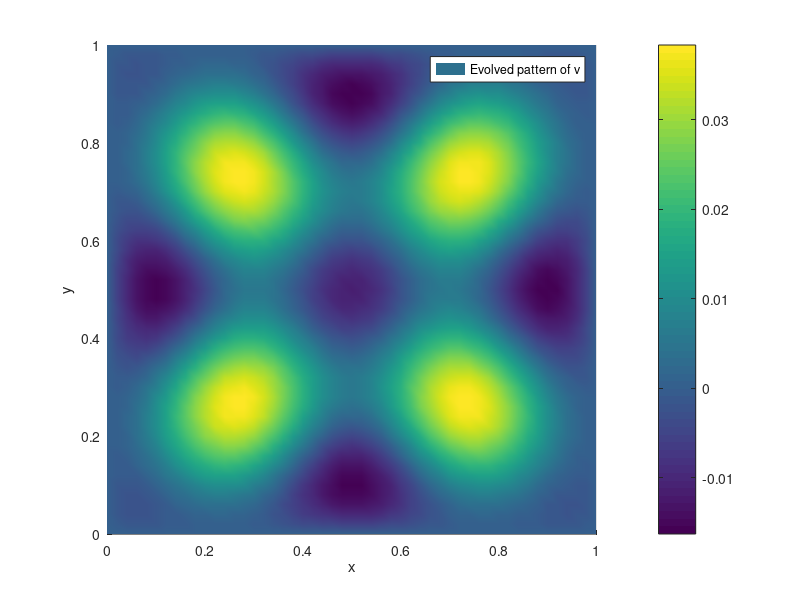

Here is the MATLAB script that generated this plot:
%% This script solves schnakenberg reaction kinetics on a fixed square.
% Wakil Sarfaraz   30/11/15
clear all;
tic
xmax = 1;
tm = 1;
dt = 0.01;
M = tm/dt;

du = 1;
dv = 5;
a = 0.1;
b = 0.9;
gam = 10.49;

N = 50; 
X = linspace(0,xmax,N+1);
T = linspace(0, tm,M+1); 
[x, y] = meshgrid(X,X); 
                       
x =x(:);  
y =y(:);  
NNODES = (N+1)^2;



U = zeros(NNODES,1);
V = zeros(NNODES,1);



  
NTRI = 2*N^2;  
LNODES = zeros(NTRI,3); 
for i = 1:N
    for j = 1: N
        LNODES(i+2*(j-1)*N,1) = i+(j-1)*(N+1);
        LNODES(i+2*(j-1)*N,2) = i+j*(N+1); 
        LNODES(i+2*(j-1)*N,3) = (i+1)+(j-1)*(N+1); 
        
        LNODES(i+N+2*(j-1)*N,1) = i+1+j*(N+1); 
        LNODES(i+N+2*(j-1)*N,2) = (i+1)+(j-1)*(N+1);
        LNODES(i+N+2*(j-1)*N,3) = i+j*(N+1);
                                   
    end
end

for i = 1 : NNODES
    if (x(i)==0 || x(i)==xmax || y(i)==0 || y(i)==xmax)
        U(i) = 0;
        V(i) = 0;
    else
    U(i) = a + b + 0.001*exp(-100*(abs(sin((x(i)-0.5)^2+(y(i)-1/3)^2))));
    V(i) = a + b + 0.001*abs(sin(-100*((x(i)-0.5)^2+(y(i)-1/3)^2)));
  
    %V(i) = b/(a+b)^2; 
    end
end
ui = [min(U) max(U)]
vi = [min(V) max(V)]
% figure(1)
% title ('Schnakenberg Kinetics with Du=40, Dv=2, gamma=500')
% subplot (2,2,1)
% trisurf(LNODES,x,y,U(:,:))
% xlabel('x')
% ylabel('y')
% view(2)
% %title('Initial pattern of u')
% legend('Initial u')
% shading interp
% axis equal tight
% subplot(2,2,2)
% trisurf(LNODES,x,y,V(:,:))
% xlabel('x')
% ylabel('y')
% view(2)
% %title('Initial pattern of v')
% legend('Initial v')
% shading interp
% axis equal tight



SPSM = sparse(NNODES, NNODES);
SPMM = sparse(NNODES, NNODES);
SPC = sparse(NNODES,NNODES);
SPD =sparse (NNODES,NNODES);

UG = zeros(NNODES,1);
VG = zeros(NNODES,1);

RHSU = zeros(NNODES,1);         
RHSV = zeros(NNODES,1);

for n = 1: NTRI
    r1 = [x(LNODES(n,1)) y(LNODES(n,1))];
    r2 = [x(LNODES(n,2)) y(LNODES(n,2))];
    r3 = [x(LNODES(n,3)) y(LNODES(n,3))];
    J = [r2(1)-r1(1) r2(2)-r1(2); r3(1)-r1(1) r3(2)-r1(2)]; 
    
 StiffL = (1/(2*det(J)))* [(r2-r3)*(r2-r3)' (r2-r3)*(r3-r1)' (r2-r3)*(r1-r2)';... 
           (r2-r3)*(r3-r1)' (r3-r1)*(r3-r1)' (r3-r1)*(r1-r2)';...
           (r2-r3)*(r1-r2)' (r3-r1)*(r1-r2)' (r1-r2)*(r1-r2)']; 
       
 MassL = det(J)*[1/12 1/24 1/24; 1/24 1/12 1/24; 1/24 1/24 1/12]; 
 

 CL = det(J)/360*[12*U(LNODES(n,1))*V(LNODES(n,1))+3*(U(LNODES(n,1))*V(LNODES(n,2))+U(LNODES(n,2))*V(LNODES(n,1))+...
     U(LNODES(n,1))*V(LNODES(n,3))+U(LNODES(n,3))*V(LNODES(n,1)))+2*(U(LNODES(n,2))*V(LNODES(n,2))+U(LNODES(n,3))*V(LNODES(n,3)))+...
     U(LNODES(n,2))*V(LNODES(n,3))+U(LNODES(n,3))*V(LNODES(n,2)) 3*(U(LNODES(n,1))*V(LNODES(n,1))+U(LNODES(n,2))*V(LNODES(n,2)))+...
     2*(U(LNODES(n,1))*V(LNODES(n,2))+U(LNODES(n,2))*V(LNODES(n,1)))+V(LNODES(n,3))*(U(LNODES(n,1))+U(LNODES(n,2))+U(LNODES(n,3)))+...
     U(LNODES(n,3))*(V(LNODES(n,1))+V(LNODES(n,2))) 3*(U(LNODES(n,1))*V(LNODES(n,1))+U(LNODES(n,3))*V(LNODES(n,3)))+2*...
     (U(LNODES(n,1))*V(LNODES(n,3))+U(LNODES(n,3))*V(LNODES(n,1)))+V(LNODES(n,2))*(U(LNODES(n,1))+U(LNODES(n,2))+U(LNODES(n,3)))+...
     U(LNODES(n,2))*(V(LNODES(n,1))+V(LNODES(n,3))); 3*(U(LNODES(n,1))*V(LNODES(n,1))+U(LNODES(n,2))*V(LNODES(n,2)))+...
     2*(U(LNODES(n,1))*V(LNODES(n,2))+U(LNODES(n,2))*V(LNODES(n,1)))+V(LNODES(n,3))*(U(LNODES(n,1))+U(LNODES(n,2))+U(LNODES(n,3)))+...
     U(LNODES(n,3))*(V(LNODES(n,1))+V(LNODES(n,2))) 12*U(LNODES(n,2))*V(LNODES(n,2))+3*(U(LNODES(n,1))*V(LNODES(n,2))+U(LNODES(n,2))*V(LNODES(n,1))+...
     U(LNODES(n,2))*V(LNODES(n,3))+U(LNODES(n,3))*V(LNODES(n,2)))+2*(U(LNODES(n,1))*V(LNODES(n,1))+U(LNODES(n,3))*V(LNODES(n,3)))+...
     U(LNODES(n,1))*V(LNODES(n,3))+U(LNODES(n,3))*V(LNODES(n,1)) 3*(U(LNODES(n,2))*V(LNODES(n,2))+U(LNODES(n,3))*V(LNODES(n,3)))+...
     2*(U(LNODES(n,2))*V(LNODES(n,3))+U(LNODES(n,3))*V(LNODES(n,2)))+V(LNODES(n,1))*(U(LNODES(n,1))+U(LNODES(n,2))+U(LNODES(n,3)))+...
     U(LNODES(n,1))*(V(LNODES(n,2))+V(LNODES(n,3))); 3*(U(LNODES(n,1))*V(LNODES(n,1))+U(LNODES(n,3))*V(LNODES(n,3)))+2*...
     (U(LNODES(n,1))*V(LNODES(n,3))+U(LNODES(n,3))*V(LNODES(n,1)))+V(LNODES(n,2))*(U(LNODES(n,1))+U(LNODES(n,2))+U(LNODES(n,3)))+...
     U(LNODES(n,2))*(V(LNODES(n,1))+V(LNODES(n,3))) 3*(U(LNODES(n,2))*V(LNODES(n,2))+U(LNODES(n,3))*V(LNODES(n,3)))+...
     2*(U(LNODES(n,2))*V(LNODES(n,3))+U(LNODES(n,3))*V(LNODES(n,2)))+V(LNODES(n,1))*(U(LNODES(n,1))+U(LNODES(n,2))+U(LNODES(n,3)))+...
     U(LNODES(n,1))*(V(LNODES(n,2))+V(LNODES(n,3))) 12*U(LNODES(n,3))*V(LNODES(n,3))+3*(U(LNODES(n,1))*V(LNODES(n,3))+...
     U(LNODES(n,3))*V(LNODES(n,1))+U(LNODES(n,2))*V(LNODES(n,3))+U(LNODES(n,3))*V(LNODES(n,2)))+2*(U(LNODES(n,1))*V(LNODES(n,1))+...
     U(LNODES(n,2))*V(LNODES(n,2)))+U(LNODES(n,1))*V(LNODES(n,2))+U(LNODES(n,2))*V(LNODES(n,1))];
 

DL = det(J)/360*[12*U(LNODES(n,1))^2+6*(U(LNODES(n,1))*U(LNODES(n,2))+U(LNODES(n,1))*U(LNODES(n,3)))+2*(U(LNODES(n,2))^2+...
    U(LNODES(n,3))^2+U(LNODES(n,2))*U(LNODES(n,3))) 4*U(LNODES(n,1))*U(LNODES(n,2))+3*(U(LNODES(n,1))^2+U(LNODES(n,2))^2)+...
    2*(U(LNODES(n,1))*U(LNODES(n,3))+U(LNODES(n,2))*U(LNODES(n,3)))+U(LNODES(n,3))^2 4*U(LNODES(n,1))*U(LNODES(n,3))+...
    3*(U(LNODES(n,1))^2+U(LNODES(n,3))^2)+2*(U(LNODES(n,1))*U(LNODES(n,2))+U(LNODES(n,2))*U(LNODES(n,3)))+...
    U(LNODES(n,2))^2; 4*U(LNODES(n,1))*U(LNODES(n,2))+3*(U(LNODES(n,1))^2+U(LNODES(n,2))^2)+...
    2*(U(LNODES(n,1))*U(LNODES(n,3))+U(LNODES(n,2))*U(LNODES(n,3)))+U(LNODES(n,3))^2 12*U(LNODES(n,2))^2+...
    6*(U(LNODES(n,1))*U(LNODES(n,2))+U(LNODES(n,2))*U(LNODES(n,3)))+2*(U(LNODES(n,1))^2+U(LNODES(n,3))^2+...
    U(LNODES(n,1))*U(LNODES(n,3))) 4*U(LNODES(n,2))*U(LNODES(n,3))+3*(U(LNODES(n,2))^2+U(LNODES(n,3))^2)+...
    2*(U(LNODES(n,1))*U(LNODES(n,2))+U(LNODES(n,1))*U(LNODES(n,3)))+U(LNODES(n,1))^2; 4*U(LNODES(n,1))*U(LNODES(n,3))+...
    3*(U(LNODES(n,1))^2+U(LNODES(n,3))^2)+2*(U(LNODES(n,1))*U(LNODES(n,2))+U(LNODES(n,2))*U(LNODES(n,3)))+...
    U(LNODES(n,2))^2 4*U(LNODES(n,2))*U(LNODES(n,3))+3*(U(LNODES(n,2))^2+U(LNODES(n,3))^2)+...
    2*(U(LNODES(n,1))*U(LNODES(n,2))+U(LNODES(n,1))*U(LNODES(n,3)))+U(LNODES(n,1))^2 12*U(LNODES(n,3))^2+...
    6*(U(LNODES(n,1))*U(LNODES(n,3))+U(LNODES(n,2))*U(LNODES(n,3)))+2*(U(LNODES(n,1))^2+U(LNODES(n,2))^2+...
    U(LNODES(n,1))*U(LNODES(n,2)))];
    
 
 UL = a*det(J)*[1/6;1/6;1/6];
 VL = b*det(J)*[1/6;1/6;1/6];
   
   
   
   
       for i = 1 : 3 
           for j = 1:3  
               SPSM(LNODES(n,i),LNODES(n,j)) =SPSM(LNODES(n,i),LNODES(n,j))+ StiffL(i,j);
               SPMM(LNODES(n,i),LNODES(n,j)) =SPMM(LNODES(n,i),LNODES(n,j))+ MassL(i,j);
               SPC(LNODES(n,i),LNODES(n,j)) =  SPC(LNODES(n,i),LNODES(n,j))+ CL(i,j);
               SPD(LNODES(n,i),LNODES(n,j)) =  SPD(LNODES(n,i),LNODES(n,j))+ DL(i,j);
           end
       end
       
       
       for i = 1 : 3
           UG(LNODES(n,i)) = UG(LNODES(n,i))+UL(i);
           VG(LNODES(n,i)) = VG(LNODES(n,i))+VL(i);
       end
           
       
    
       
end


 TMatrixU =  SPMM-dt*du*SPSM+dt*gam*SPMM-dt*gam*SPC;
 TMatrixV =  SPMM-dt*dv*SPSM+gam*SPD;

for i = 1: NNODES
    if (x(i)==0 || x(i)==xmax || y(i)==0 || y(i)==xmax)
        RHSU(i) = 0;
        RHSV(i) = 0;
        TMatrixU(i,:) = 0;
        TMatrixV(i,:) = 0;
        TMatrixU(i,i) = 1;
        TMatrixV(i,i) = 1;
    end

end

for j = 1:M+1

    RHSU = SPMM*U+dt*gam*UG;
    RHSV = SPMM*V+dt*gam*VG;
    U = TMatrixU\RHSU;
    V = TMatrixV\RHSV;
    
   % figure(1)
    
%subplot(1,2,1)
% trisurf(LNODES,x,y,U(:,:))
% colorbar
% shading interp
% xlabel('x','fontsize',16) 
% xlim([0 xmax])
% ylim([0 xmax])
% view(2)
% ylabel('y','fontsize',16)
% zlabel('u & v','fontsize',16)
% title(['Evolution of u at t= ',num2str(T(j))],'fontsize',8)
% axis equal tight
% subplot(1,2,2)
% trisurf(LNODES,x,y,V(:,:))
% colorbar
% shading interp
% xlabel('x','fontsize',16) 
% xlim([0 xmax])
% ylim([0 xmax])
% view(2)
% ylabel('y','fontsize',16)
% zlabel('u & v','fontsize',16)
% title(['Evolution of v at t= ',num2str(T(j))],'fontsize',8)
% axis equal tight
%MV(j)=getframe(gcf);
pause(1e-10) 



end


%figure(2)
% subplot(2,2,3)
%  %trisurf(LNODES,x,y,1/max(U)*U(:,:),1/max(V)*V(:,:))
%  trisurf(LNODES,x,y,U(:,:))
% %  %trisurf(LNODES,x,y,1/max(V)*V(:,:))
%  xlim([0 xmax])
%  ylim([0 xmax])
%  xlabel('x')
%  ylabel('y')
%  %zlabel('u and v')
%  view(2)
%  %title ('Pattern formed by u')
%  legend('Evolved pattern of u')
%  shading interp
%  axis equal tight
%  hold on
%  subplot(2,2,4)
%  %trisurf(LNODES,x,y,1/max(U)*U(:,:),1/max(V)*V(:,:))
%  %trisurf(LNODES,x,y,1/max(U)*U(:,:))
 trisurf(LNODES,x,y,V(:,:))
 colorbar 
 xlim([0 xmax])
 ylim([0 xmax])
 xlabel('x')
 ylabel('y')
 view(2)
 %title ('Pattern formed by v')
 legend('Evolved pattern of v')
 shading interp
 axis equal tight
%movie2avi(MV,'SpotsToSptripes.avi');
uf = [min(abs(U)) max(U)]
vf = [min(abs(V)) max(abs(V))]

hold off
 
 
 
 
 
 
 
